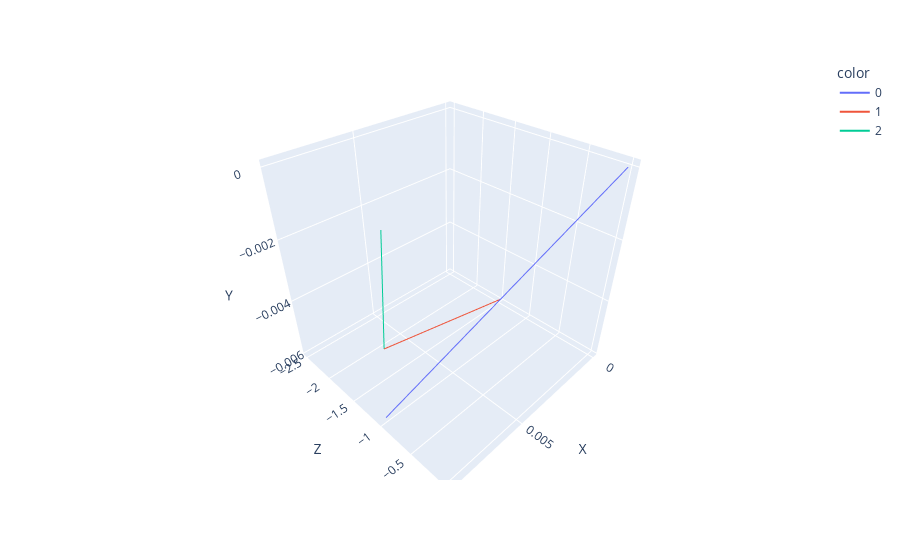

Notebook source saved alongside this figure:
### Code cell
import plotly.express as px

rnge = [-1, 1]


fig = px.line_3d(df, x="X", y="Z", z="Y", color='color', 
#                  range_x=rnge,
#                  range_y=rnge,
#                  range_z=rnge, 
#                  color_discrete_map='identity',
                )
fig.show()

### Figure 1 — Plotly figure (JSON) as saved in the notebook; plotly's stock layout.template omitted (floating-point values rounded to 4 significant figures)
{"data": [{"hovertemplate": "color=0<br>X=%{x}<br>Z=%{y}<br>Y=%{z}<extra></extra>", "legendgroup": "0", "line": {"color": "#636efa", "dash": "solid"}, "mode": "lines", "name": "0", "scene": "scene", "showlegend": true, "type": "scatter3d", "x": [0, 0.008624], "y": [0, -1], "z": [0, -0.005869]}, {"hovertemplate": "color=1<br>X=%{x}<br>Z=%{y}<br>Y=%{z}<extra></extra>", "legendgroup": "1", "line": {"color": "#EF553B", "dash": "solid"}, "mode": "lines", "name": "1", "scene": "scene", "showlegend": true, "type": "scatter3d", "x": [0.004312, 0.007186], "y": [-0.5, -1.5], "z": [-0.002935, -0.004891]}, {"hovertemplate": "color=2<br>X=%{x}<br>Z=%{y}<br>Y=%{z}<extra></extra>", "legendgroup": "2", "line": {"color": "#00cc96", "dash": "solid"}, "mode": "lines", "name": "2", "scene": "scene", "showlegend": true, "type": "scatter3d", "x": [0.007186, 0.00431], "y": [-1.5, -2.5], "z": [-0.00489, -0.002933]}], "layout": {"legend": {"title": {"text": "color"}, "tracegroupgap": 0}, "margin": {"t": 60}, "scene": {"domain": {"x": [0, 1], "y": [0, 1]}, "xaxis": {"title": {"text": "X"}}, "yaxis": {"title": {"text": "Z"}}, "zaxis": {"title": {"text": "Y"}}}}}
